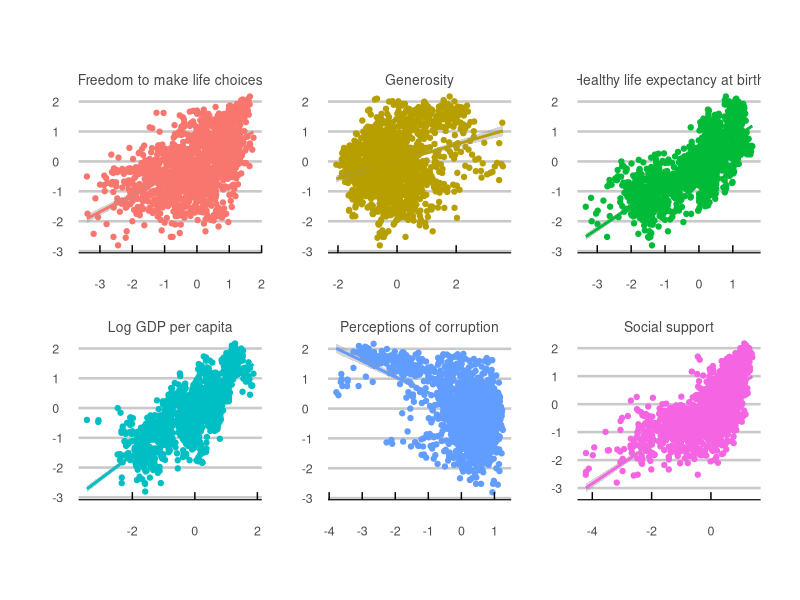
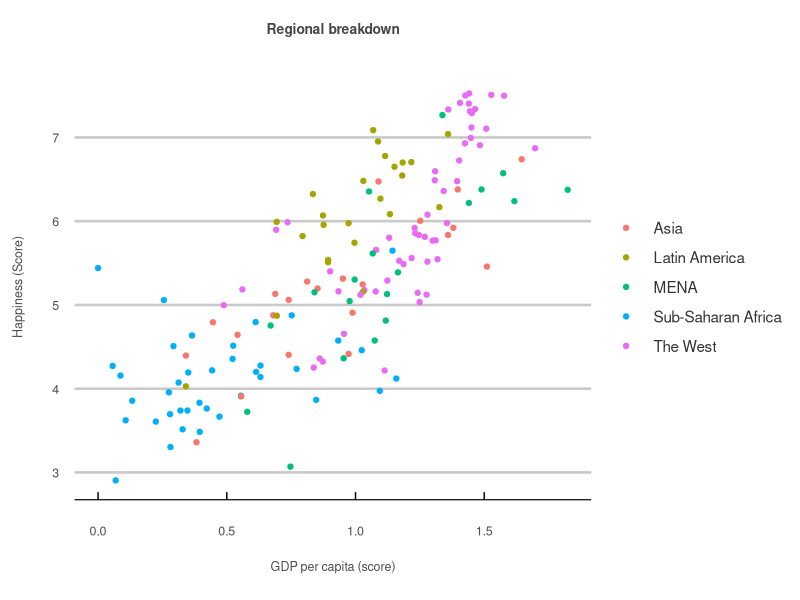
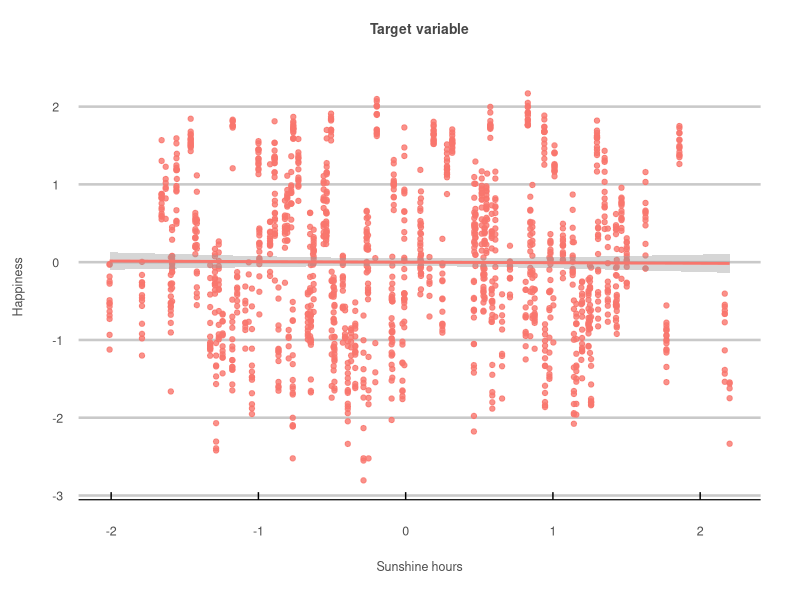
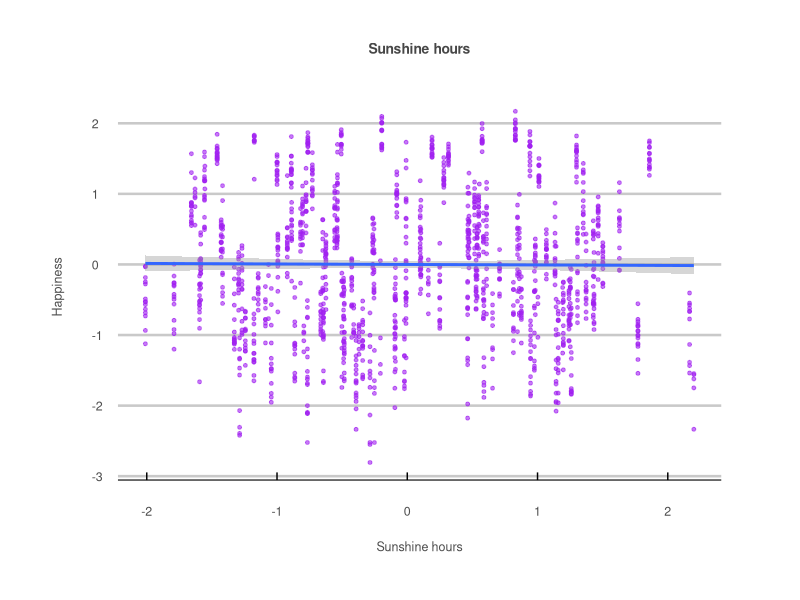

Source code (R) for these figures, in order:
library(dplyr)
library(tidyverse)
library(readxl)
library(writexl)
library(ggplot2)
library(ggthemes)

# sets the working directory. 
setwd("C://Users//HUAWEI//Desktop//Projects//The-Pursuit-of-Happiness//Data")

# reads in the processed sunshine dataframe. 
initial_df <- read_xlsx('integrated_data.xls')

# defines the y and x variables to be used in the linear model
y = 'Life Ladder'

x <- c('Log GDP per capita', 'Social support',
       'Healthy life expectancy at birth', 'Freedom to make life choices',
       'Generosity', 'Perceptions of corruption', 'sun')

# a working dataframe with only y and x variables
df <- initial_df[y] %>% cbind(initial_df[x]) %>% tibble()

# checks if a row contains na values
check_row_clean <- function(row) {
  if(mean(is.na(row))>0) {
    return(FALSE)
  } 
  else{
    return(TRUE)
  }
}

# calculates z scores for a given column
get_zscores <- function(col) {
  avg <- mean(col)
  sd <- sd(col)
  z_scores <- list()
  for(i in 1:length(col)) {
    z_scores[i] <- (col[i]-avg) / sd
  }
  return(unlist(z_scores))
}

# combines previous preprocessing steps
clean_data <- function(df) {
  # filters the dataframe for only na free rows
  clean_list <- apply(df, 1, check_row_clean)
  clean_df <- df[clean_list,]
  # converts the dataframe columns into z scores
  z_list <- apply(clean_df, 2, get_zscores)
  normalized_df <- as_tibble(z_list)
  return(normalized_df)
}

# returns a clean dataframe
clean_df <- clean_data(df)

# checks for remaining na values
#sum(is.na(clean_df))

# my personal plot theme for data visualizations. 
my_theme <- theme_economist_white(gray_bg = FALSE) +
  theme(plot.title = element_text(hjust = 0.5,
                                  vjust = 10,
                                  size = 10,
                                  color = "#474747"),
        plot.margin = unit(c(1.5, 1, 1.5, 1), "cm"),
        axis.text = element_text(size = 9,
                                 color = "gray30"),
        axis.text.x=element_text(vjust = -2.5),
        axis.title.x = element_text(size = 9,
                                    color = "gray30",
                                    vjust = -10),
        axis.title.y = element_text(size = 9,
                                    color = "gray30",
                                    vjust = 10),
        legend.direction = "vertical", 
        legend.position = "right",
        legend.title = element_blank(),
        legend.text = element_text(size = 11,
                                   color = "gray20"),
        legend.margin=margin(1, -15, 1, 0),
        legend.spacing.x = unit(0.25, "cm"),
        legend.key.size = unit(1, "cm"), 
        legend.key.height = unit(0.75, "cm"),
        strip.text = element_text(hjust = 0.5,
                                  vjust = 1,
                                  size = 10,
                                  color = "#474747"),
        panel.spacing = unit(2, "lines"))



# renames the life ladder column
clean_df <- rename(clean_df, life_ladder = 'Life Ladder')

# creates a faceted scatter plot
clean_df %>%
  gather(key=measure, value='value', -1) %>%
  filter(measure != 'sun') %>%
  ggplot(aes(y=life_ladder, x=value, col=measure)) +
  geom_point() +
  geom_smooth(method='lm', formula=y~x) +
  ggtitle("") +
  facet_wrap(~measure, scales="free") +
  xlab("") +
  ylab("") +
  my_theme +
  theme(legend.position = "none")

# runs a basic linear model
lm1 <- lm(clean_df$life_ladder ~ ., data=clean_df)
summary(lm1)

# creates a list of European countries
europe <- c('Albania', 'Austria', 'Belgium', 'Bosnia and Herzegovina',
            'Bulgaria', 'Croatia', 'Cyprus', 'Denmark', 'Estonia',
            'Finland', 'France', 'Germany', 'Greece', 'Hungary', 'Iceland',
            'Ireland', 'Italy', 'Latvia', 'Lithuania', 'Malta', 'Moldova',
            'Montenegro', 'Netherlands', 'North Macedonia', 'Norway', 'Poland',
            'Portugal', 'Romania', 'Serbia', 'Slovakia', 'Slovenia', 'Spain',
            'Sweden', 'Switzerland', 'Ukraine', 'United Kingdom')

# filters the initial dataframe for European countries
europe_df <- initial_df[initial_df$`Country name` %in% europe,]

# a working dataframe with only y and x variables
new_df <- europe_df[y] %>% cbind(europe_df[x]) %>% tibble()

# returns a clean dataframe
clean_europe_df <- clean_data(new_df)

# checks for remaining na values
#sum(is.na(clean_europe_df))

# reads in original dataframe with regional information included. 
regional_data <- read_xlsx('regional_data_labels.xlsx')

# simplifies regional data labels for readability
regional_data[regional_data$Region=='Central and Eastern Europe',]$Region <- 'The West'
regional_data[regional_data$Region=='Western Europe',]$Region <- 'The West'
regional_data[regional_data$Region=='Latin America and Caribbean',]$Region <- 'Latin America'
regional_data[regional_data$Region=='Eastern Asia',]$Region <- 'Asia'
regional_data[regional_data$Region=='Southeastern Asia',]$Region <- 'Asia'
regional_data[regional_data$Region=='Southern Asia',]$Region <- 'Asia'
regional_data[regional_data$Region=='Australia and New Zealand',]$Region <- 'The West'
regional_data[regional_data$Region=='North America',]$Region <- 'The West'
regional_data[regional_data$Region=='Middle East and Northern Africa',]$Region <- 'MENA'

regional_data %>%
  ggplot(aes(x=regional_data$`Economy (GDP per Capita)`, y=regional_data$`Happiness Score`, col=Region)) +
  geom_point() +
  xlab('GDP per capita (score)') +
  ylab('Happiness (Score)') +
  ggtitle('Regional breakdown') +
  my_theme

# creates a faceted scatter plot
clean_df %>%
  ggplot(aes(y=life_ladder, x=sun, col='orange')) +
  geom_point(alpha=0.8) +
  geom_smooth(method='lm', formula=y~x) +
  ggtitle("Target variable") +
  xlab("Sunshine hours") +
  ylab("Happiness") +
  my_theme +
  theme(legend.position = "none")



# runs a basic linear model
lm2 <- lm(clean_europe_df$`Life Ladder` ~ ., data=clean_europe_df)
summary(lm2)


# creates a faceted scatter plot
clean_df %>%
  ggplot(aes(y=life_ladder, x=sun)) +
  geom_point(size = 1, alpha=0.6, col='purple') +
  geom_smooth(method='lm', formula=y~x) +
  ggtitle("Sunshine hours") +
  xlab("Sunshine hours") +
  ylab("Happiness") +
  my_theme +
  theme(legend.position = "none",
        plot.margin = unit(c(2, 2, 2, 2), "cm"))



